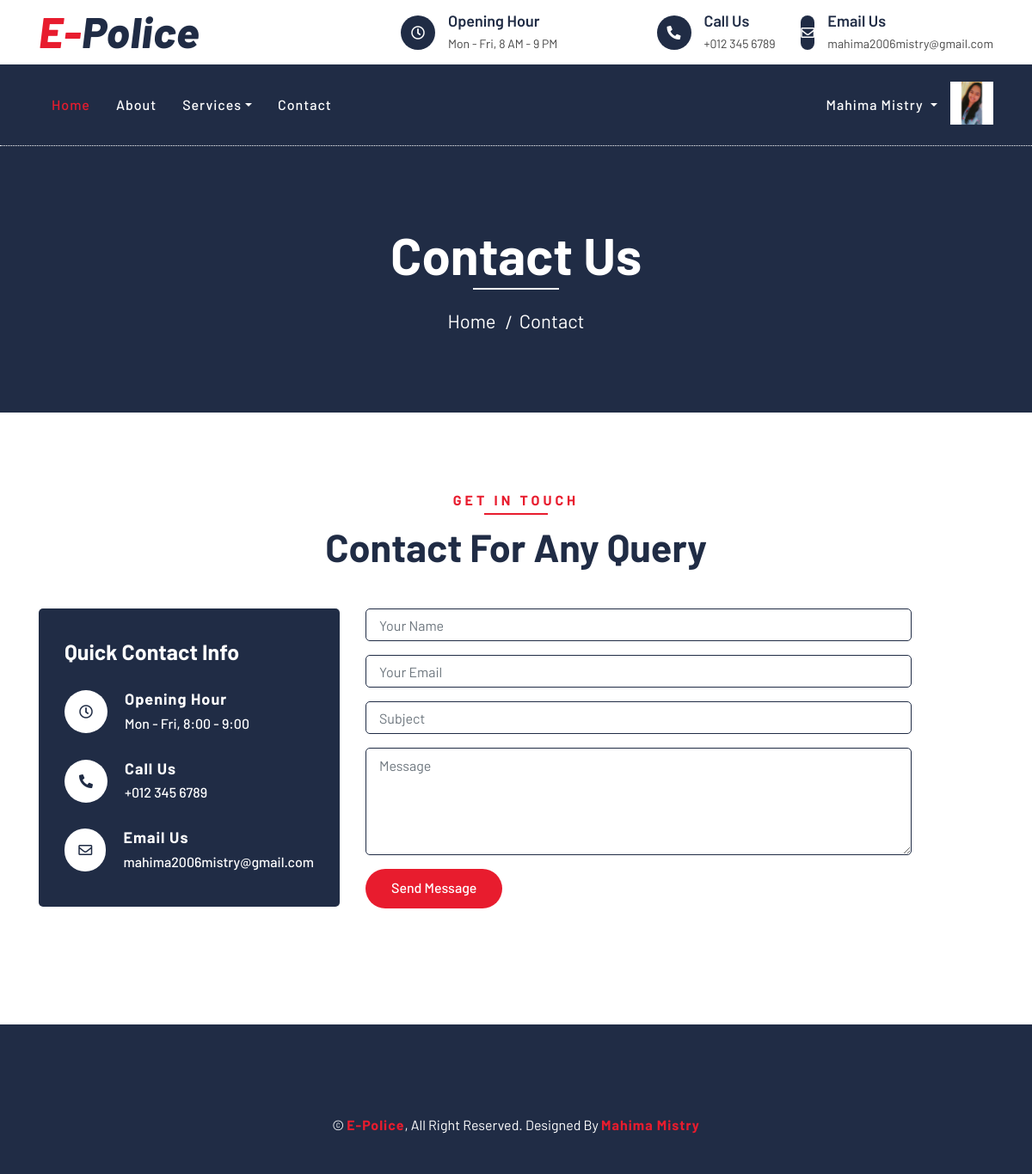
/contact/ (signed in), run on the app's committed database.
### epolice/models.py (models this page shows, shortened)
class User(models.Model):
    fname = models.CharField(max_length=50)
    lname = models.CharField(max_length=50)
    email = models.EmailField(unique=True)
    mobile = models.CharField(max_length=10)
    address = models.TextField(max_length=300)
    role = models.CharField(max_length=20,null=True,blank=True)
    password = models.CharField(max_length=50)
    pic = models.FileField(upload_to='Profile',default='profile.jpg')

### epolice/views.py (the view, shortened to what this page needs)
# urls.py: path('contact/',views.contact,name='contact'),
def contact(request):
    uid = User.objects.get(email=request.session['email'])
    return render(request,'contact.html',{'uid':uid})

### epolice/templates/contact.html (shortened to what this page needs)
{% extends 'header.html' %}
{% load static %}
{% block content %}
<div class="page-header">
    <div class="container">
        <div class="row">
            <div class="col-12">
                <h2>Contact Us</h2>
            </div>
            <div class="col-12">
                <a href="">Home</a>
                <a href="">Contact</a>
            </div>
        </div>
    </div>
</div>
<div class="contact">
    <div class="container">
        <div class="section-header text-center">
            <p>Get In Touch</p>
            <h2>Contact for any query</h2>
        </div>
        <div class="row">
            <div class="col-md-4">
                <div class="contact-info">
                    <h2>Quick Contact Info</h2>
                    <div class="contact-info-item">
                        <div class="contact-info-icon">
                            <i class="far fa-clock"></i>
                        </div>
                        <div class="contact-info-text">
                            <h3>Opening Hour</h3>
                            <p>Mon - Fri, 8:00 - 9:00</p>
                        </div>
                    </div>
                    <div class="contact-info-item">
                        <div class="contact-info-icon">
                            <i class="fa fa-phone-alt"></i>
                        </div>
                        <div class="contact-info-text">
                            <h3>Call Us</h3>
                            <p>+012 345 6789</p>
                        </div>
                    </div>
                    <div class="contact-info-item">
                        <div class="contact-info-icon">
                            <i class="far fa-envelope"></i>
                        </div>
                        <div class="contact-info-text">
                            <h3>Email Us</h3>
                            <p>mahima2006mistry@gmail.com</p>
                        </div>
                    </div>
                </div>
            </div>
            <div class="col-md-7">
                <div class="contact-form">
                    <form name="sentMessage" action="{% url 'contact' %}" method="POST" novalidate="novalidate">
                        <div class="control-group">
                            <input type="text" name="name" class="form-control" id="name" placeholder="Your Name" required="required" data-validation-required-message="Please enter your name" />
                        </div>
                        <div class="control-group">
                            <input type="email" name="email" class="form-control" id="email" placeholder="Your Email" required="required" data-validation-required-message="Please enter your email" />
                        </div>
                        <div class="control-group">
                            <input type="text" name="subject" class="form-control" id="subject" placeholder="Subject" required="required" data-validation-required-message="Please enter a subject" />
                        </div>
                        <div class="control-group">
                            <textarea class="form-control" name="message" id="message" placeholder="Message" required="required" data-validation-required-message="Please enter your message"></textarea>
                        </div>
                        <div>
                            <button class="btn btn-custom" type="submit">Send Message</button>
                        </div>
                    </form>
                </div>
            </div>
        </div>
    </div>
</div>
{% endblock %}

### epolice/templates/header.html (shortened to what this page needs)
{% load static %}
<!DOCTYPE html>
<html lang="en">
    <head>
        <link href="https://stackpath.bootstrapcdn.com/bootstrap/4.4.1/css/bootstrap.min.css" rel="stylesheet">
        <link href="https://cdnjs.cloudflare.com/ajax/libs/font-awesome/5.10.0/css/all.min.css" rel="stylesheet">
        <link href="{% static 'lib/flaticon/font/flaticon.css' %}" rel="stylesheet">
        <link href="{% static 'lib/animate/animate.min.css' %}" rel="stylesheet">
        <link href="{% static 'lib/owlcarousel/assets/owl.carousel.min.css' %}" rel="stylesheet">
        <link href="{% static 'css/style.css' %}" rel="stylesheet">
    </head>
    <body>
        <div class="top-bar">
            <div class="container">
                <div class="row align-items-center">
                    <div class="col-lg-4 col-md-12">
                        <div class="logo">
                            <a href="{% url 'index' %}">
                                <h1>E-<span>Police</span></h1>
                            </a>
                        </div>
                    </div>
                    <div class="col-lg-8 col-md-7 d-none d-lg-block">
                        <div class="row">
                            <div class="col-4">
                                <div class="top-bar-item">
                                    <div class="top-bar-icon">
                                        <i class="far fa-clock"></i>
                                    </div>
                                    <div class="top-bar-text">
                                        <h3>Opening Hour</h3>
                                        <p>Mon - Fri, 8 AM - 9 PM</p>
                                    </div>
                                </div>
                            </div>
                            <div class="col-4">
                                <div class="top-bar-item">
                                    <div class="top-bar-icon">
                                        <i class="fa fa-phone-alt"></i>
                                    </div>
                                    <div class="top-bar-text">
                                        <h3>Call Us</h3>
                                        <p>+012 345 6789</p>
                                    </div>
                                </div>
                            </div>
                            <div class="col-4">
                                <div class="top-bar-item">
                                    <div class="top-bar-icon">
                                        <i class="far fa-envelope"></i>
                                    </div>
                                    <div class="top-bar-text">
                                        <h3>Email Us</h3>
                                        <p>mahima2006mistry@gmail.com</p>
                                    </div>
                                </div>
                            </div>
                        </div>
                    </div>
                </div>
            </div>
        </div>
        <div class="nav-bar">
            <div class="container">
                <nav class="navbar navbar-expand-lg bg-dark navbar-dark">
                    <div class="collapse navbar-collapse justify-content-between" id="navbarCollapse">
                        <div class="navbar-nav mr-auto">
                            <a href="{% url 'index' %}" class="nav-item nav-link active">Home</a>
                            <a href="{% url 'about' %}" class="nav-item nav-link">About</a>
                            {% if uid.role == 'citizen' %}
                            <div class="nav-item dropdown">
                                <a href="#" class="nav-link dropdown-toggle" data-toggle="dropdown">Services</a>
                                <div class="dropdown-menu">
                                    <a href="{% url 'add_fir' %}" class="dropdown-item">Register FIR</a>
                                    <a href="{% url 'view_fir' %}" class="dropdown-item">View FIR Status</a>
                                </div>
                            </div>
                            {% elif uid.role == 'police' %}
                            <div class="nav-item dropdown">
                                <a href="#" class="nav-link dropdown-toggle" data-toggle="dropdown">Services</a>
                            </div>
                            {% endif %}
                            {% if request.session.email %}
                            <a href="{% url 'contact' %}" class="nav-item nav-link">Contact</a>
                            {% endif %}
                        </div>
                        {% if request.session.email %}
                        <ul class="navbar-nav">
                            <li class="nav-item dropdown">
                                <a class="nav-link dropdown-toggle" id="navbarDropdown" role="button" data-toggle="dropdown" aria-haspopup="true" aria-expanded="false">
                                    {{ uid.fname }} {{ uid.lname }}
                                </a>
                            </li>
                            {% if uid.pic %}
                            <li class="nav-item">
                                <img src="{{ uid.pic.url }}" alt="" width="50px" height="50px">
                            </li>
                            {% endif %}
                          </ul>
                        {% else %}
                        <div class="ml-auto">
                            <a class="btn btn-custom" href="{% url 'login' %}">Login/Register</a>
                        </div>
                        {% endif %}
                    </div>
                </nav>
            </div>
        </div>
        {% block content %}
        {% endblock %}
        <div class="footer">
            <div class="container copyright">
                <p>&copy; <a href="{% url 'index' %}">E-Police</a>, All Right Reserved. Designed By <a href="">Mahima Mistry</a></p>
            </div>
        </div>
    </body>
</html>

### data on the page
User: fname "Mahima", lname "Mistry", pic (picture)
